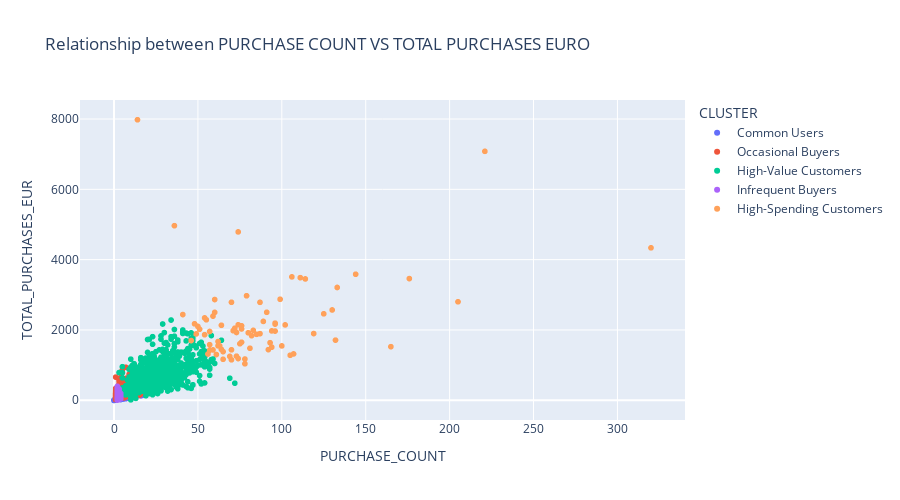

Source (notebook cell):
### Code cell
fig = px.scatter(
    data_frame=data_df,
    x = "PURCHASE_COUNT",
    y= "TOTAL_PURCHASES_EUR",
    title = "Relationship between PURCHASE COUNT VS TOTAL PURCHASES EURO",
    color = "CLUSTER",
    height=500
)
fig.show()

### Figure 1 — Plotly figure (JSON) as saved in the notebook; plotly's stock layout.template omitted (floating-point values rounded to 4 significant figures; data arrays with more than 128 entries replaced by an {"elided": "..."} marker saying what was removed)
{"data": [{"hovertemplate": "CLUSTER=Common Users<br>PURCHASE_COUNT=%{x}<br>TOTAL_PURCHASES_EUR=%{y}<extra></extra>", "legendgroup": "Common Users", "marker": {"color": "#636efa", "symbol": "circle"}, "mode": "markers", "name": "Common Users", "showlegend": true, "type": "scattergl", "x": {"elided": "12531 int values"}, "xaxis": "x", "y": {"elided": "12531 float values"}, "yaxis": "y"}, {"hovertemplate": "CLUSTER=Occasional Buyers<br>PURCHASE_COUNT=%{x}<br>TOTAL_PURCHASES_EUR=%{y}<extra></extra>", "legendgroup": "Occasional Buyers", "marker": {"color": "#EF553B", "symbol": "circle"}, "mode": "markers", "name": "Occasional Buyers", "showlegend": true, "type": "scattergl", "x": {"elided": "7158 int values"}, "xaxis": "x", "y": {"elided": "7158 float values"}, "yaxis": "y"}, {"hovertemplate": "CLUSTER=High-Value Customers<br>PURCHASE_COUNT=%{x}<br>TOTAL_PURCHASES_EUR=%{y}<extra></extra>", "legendgroup": "High-Value Customers", "marker": {"color": "#00cc96", "symbol": "circle"}, "mode": "markers", "name": "High-Value Customers", "showlegend": true, "type": "scattergl", "x": {"elided": "1250 int values"}, "xaxis": "x", "y": {"elided": "1250 float values"}, "yaxis": "y"}, {"hovertemplate": "CLUSTER=Infrequent Buyers<br>PURCHASE_COUNT=%{x}<br>TOTAL_PURCHASES_EUR=%{y}<extra></extra>", "legendgroup": "Infrequent Buyers", "marker": {"color": "#ab63fa", "symbol": "circle"}, "mode": "markers", "name": "Infrequent Buyers", "showlegend": true, "type": "scattergl", "x": {"elided": "963 int values"}, "xaxis": "x", "y": {"elided": "963 float values"}, "yaxis": "y"}, {"hovertemplate": "CLUSTER=High-Spending Customers<br>PURCHASE_COUNT=%{x}<br>TOTAL_PURCHASES_EUR=%{y}<extra></extra>", "legendgroup": "High-Spending Customers", "marker": {"color": "#FFA15A", "symbol": "circle"}, "mode": "markers", "name": "High-Spending Customers", "showlegend": true, "type": "scattergl", "x": [320, 51, 102, 133, 130, 96, 61, 114, 59, 165, 125, 105, 96, 64, 176, 92, 94, 49, 81, 100, 205, 85, 78, 94, 60, 60, 62, 76, 74, 132, 106, 65, 75, 55, 46, 119, 93, 63, 91, 65, 70, 50, 99, 80, 87, 79, 72, 89, 69, 74, 78, 96, 57, 70, 48, 76, 83, 82, 56, 57, 74, 64, 59, 41, 36, 57, 73, 111, 70, 107, 221, 73, 62, 144, 76, 87, 54, 54, 71, 72, 14], "xaxis": "x", "y": [4335.0, 2020.0, 2143.0, 3208.0, 2568.0, 1968.0, 1300.0, 3451.0, 1431.0, 1524.0, 2459.0, 1280.0, 2194.0, 1446.0, 3461.0, 1440.0, 1510.0, 1886.0, 1480.0, 1546.0, 2801.0, 1875.0, 1037.0, 1972.0, 2500.0, 2865.0, 1547.0, 2028.0, 2146.0, 1710.0, 3510.0, 1382.0, 1607.0, 2289.0, 1698.0, 1898.0, 1636.0, 1545.0, 2503.0, 1166.0, 1435.0, 2099.0, 2873.0, 1920.0, 2785.0, 2972.0, 2049.0, 2243.0, 1248.0, 1186.0, 1173.0, 2167.0, 1422.0, 1151.0, 2175.0, 1650.0, 1988.0, 1838.0, 1316.0, 1581.0, 4789.0, 2132.0, 2393.0, 2438.0, 4966.0, 1956.0, 1928.0, 3487.0, 2787.0, 1318.0, 7081.0, 1254.0, 1671.0, 3585.0, 2118.0, 1894.0, 1864.0, 2343.0, 1978.0, 1989.0, 7980.0], "yaxis": "y"}], "layout": {"height": 500, "legend": {"title": {"text": "CLUSTER"}, "tracegroupgap": 0}, "title": {"text": "Relationship between PURCHASE COUNT VS TOTAL PURCHASES EURO"}, "xaxis": {"anchor": "y", "domain": [0, 1], "title": {"text": "PURCHASE_COUNT"}}, "yaxis": {"anchor": "x", "domain": [0, 1], "title": {"text": "TOTAL_PURCHASES_EUR"}}}}
